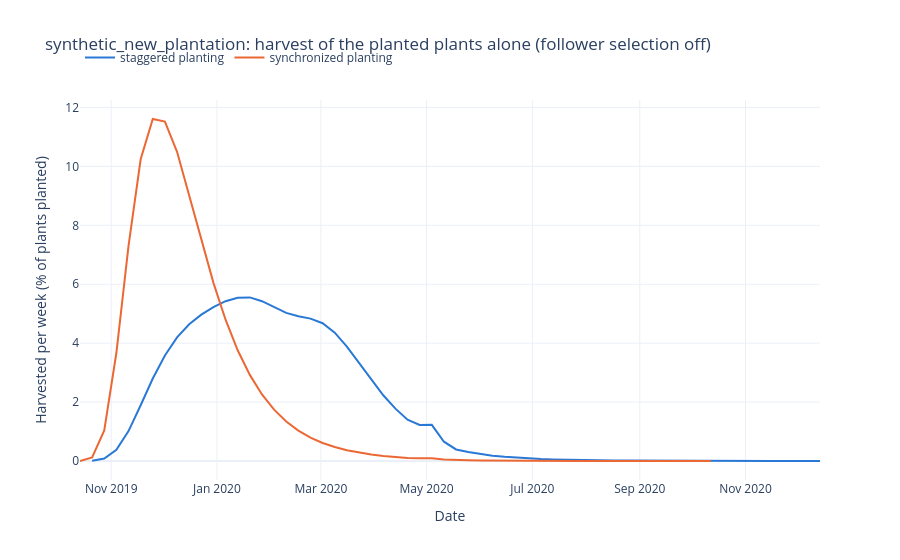

This figure's notebook cell:
### Code cell
fig = go.Figure()
for label, colour in [("staggered planting", "#2a78d6"), ("synchronized planting", "#eb6834")]:
    out = first_cycle_out[label]
    window = out[out["Ht"] >= 1.0]
    fig.add_trace(go.Scatter(x=window["date"], y=(100 * window["Ht"] / PLANTED).round(3), name=label,
                             line=dict(color=colour, width=2)))
fig.update_layout(
    title=f"{NEW_DIR.name}: harvest of the planted plants alone (follower selection off)",
    xaxis_title="Date",
    yaxis_title="Harvested per week (% of plants planted)",
    template="plotly_white",
    legend=dict(orientation="h", y=1.15),
)
fig.show()
